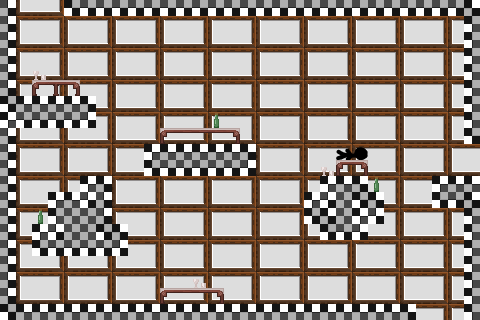

A 2D game scene composited from a Tiled map and its tileset images. What follows is a short description and the map's XML, with each tile layer's data collapsed to a summary:
An orthogonal 30x20 tile map with 16x16 px tiles, 9 tile layers (bkg_far, bkg_close, onoff-defaulton(blue), onoff-defaultoff(blue), ...), 7 tilesets.

<map version="1.10" tiledversion="1.11.0" orientation="orthogonal" renderorder="right-down" width="30" height="20" tilewidth="16" tileheight="16" infinite="0" nextlayerid="11" nextobjectid="1">
 <tileset firstgid="1" source="../../jail_wall.tsx" />
 <tileset firstgid="65" source="../../jail_block.tsx" />
 <tileset firstgid="129" source="../../Timberframe Wallstileset.tsx" />
 <tileset firstgid="144" source="../../Checkboard tileset.tsx" />
 <tileset firstgid="159" source="../Possible Extra Art.tsx" />
 <tileset firstgid="171" source="../../PlaceholderSprites.tsx" />
 <tileset firstgid="276" source="../../decorative_props.tsx" />
 <layer id="4" name="bkg_far" width="30" height="20">
  <properties>
   <property name="unity:sortinglayer" value="Bkg_far" />
  </properties>
  <data>[600 cells, 0 non-empty, 0 distinct tile ids]</data>
 </layer>
 <layer id="1" name="bkg_close" width="30" height="20">
  <properties>
   <property name="unity:sortinglayer" value="Bkg" />
  </properties>
  <data>[600 cells, 600 non-empty, 7 distinct tile ids]</data>
 </layer>
 <layer id="6" name="onoff-defaulton(blue)" width="30" height="20">
  <properties>
   <property name="unity:layer" value="Ground" />
   <property name="unity:sortinglayer" value="Ground" />
   <property name="unity:tag" value="onoff-defaulton" />
  </properties>
  <data>[600 cells, 0 non-empty, 0 distinct tile ids]</data>
 </layer>
 <layer id="7" name="onoff-defaultoff(blue)" width="30" height="20">
  <properties>
   <property name="unity:layer" value="Ground" />
   <property name="unity:sortinglayer" value="Ground" />
   <property name="unity:tag" value="onoff-defaultoff" />
  </properties>
  <data>[600 cells, 0 non-empty, 0 distinct tile ids]</data>
 </layer>
 <layer id="9" name="onoff2-defaulton(purple)" width="30" height="20">
  <properties>
   <property name="unity:layer" value="Ground" />
   <property name="unity:sortinglayer" value="Ground" />
   <property name="unity:tag" value="onoff2-defaulton" />
  </properties>
  <data>[600 cells, 0 non-empty, 0 distinct tile ids]</data>
 </layer>
 <layer id="8" name="onoff2-defaultoff(purple)" width="30" height="20">
  <properties>
   <property name="unity:layer" value="Ground" />
   <property name="unity:sortinglayer" value="Ground" />
   <property name="unity:tag" value="onoff2-defaultoff" />
  </properties>
  <data>[600 cells, 0 non-empty, 0 distinct tile ids]</data>
 </layer>
 <layer id="2" name="ground" width="30" height="20">
  <properties>
   <property name="unity:layer" value="Ground" />
   <property name="unity:sortinglayer" value="Ground" />
  </properties>
  <data>[600 cells, 168 non-empty, 17 distinct tile ids]</data>
 </layer>
 <layer id="10" name="annotations (for game objects)" width="30" height="20">
  <data>[600 cells, 2 non-empty, 2 distinct tile ids]</data>
 </layer>
 <layer id="3" name="foreground" width="30" height="20">
  <properties>
   <property name="unity:sortinglayer" value="Foreground" />
  </properties>
  <data>[600 cells, 6 non-empty, 2 distinct tile ids]</data>
 </layer>
</map>
